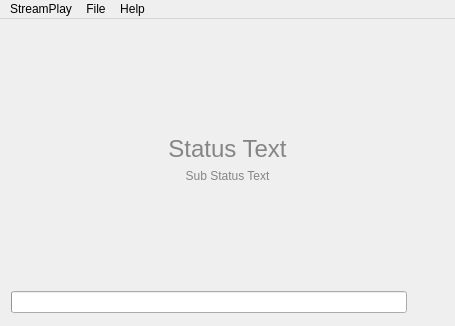
<?xml version="1.0" encoding="UTF-8"?>
<ui version="4.0">
 <class>MainWindow</class>
 <widget class="QMainWindow" name="MainWindow">
  <property name="geometry">
   <rect>
    <x>0</x>
    <y>0</y>
    <width>455</width>
    <height>326</height>
   </rect>
  </property>
  <property name="sizePolicy">
   <sizepolicy hsizetype="Preferred" vsizetype="Preferred">
    <horstretch>0</horstretch>
    <verstretch>0</verstretch>
   </sizepolicy>
  </property>
  <property name="acceptDrops">
   <bool>true</bool>
  </property>
  <property name="windowTitle">
   <string>StreamPlay - Demo</string>
  </property>
  <property name="styleSheet">
   <string notr="true">#topFrame {
border: none;
background: qradialgradient(cx:0.5, cy:0.2, radius: 1, fx:0.5, fy:0.1, 
stop:0 rgb(70, 70, 70), stop:1 rgb(0, 0, 0))
}
#botFrame {
border: none;
background: qlineargradient(x1: 0, y1: 0, x2: 0, y2: 1,
stop: 0.0 rgb(235, 235, 235), stop: 0.4 rgb(210, 210, 210),
stop: 0.5 rgb(210, 210, 210), stop: 0.74 rgb(195, 195, 195),
stop: 0.75 rgb(195, 195, 195), stop: 0.98 rgb(180, 180, 180));
}</string>
  </property>
  <widget class="QWidget" name="centralWidget">
   <layout class="QVBoxLayout" name="verticalLayout_2">
    <property name="spacing">
     <number>0</number>
    </property>
    <property name="leftMargin">
     <number>0</number>
    </property>
    <property name="topMargin">
     <number>0</number>
    </property>
    <property name="rightMargin">
     <number>0</number>
    </property>
    <property name="bottomMargin">
     <number>0</number>
    </property>
    <item>
     <widget class="QFrame" name="topFrame">
      <property name="frameShape">
       <enum>QFrame::StyledPanel</enum>
      </property>
      <property name="frameShadow">
       <enum>QFrame::Raised</enum>
      </property>
      <layout class="QVBoxLayout" name="verticalLayout">
       <item>
        <spacer name="verticalSpacer">
         <property name="orientation">
          <enum>Qt::Vertical</enum>
         </property>
         <property name="sizeHint" stdset="0">
          <size>
           <width>20</width>
           <height>40</height>
          </size>
         </property>
        </spacer>
       </item>
       <item>
        <widget class="QLabel" name="lblAction">
         <property name="text">
          <string/>
         </property>
         <property name="pixmap">
          <pixmap resource="StreamPlay.qrc">:/MainWindow/images/drop.png</pixmap>
         </property>
         <property name="scaledContents">
          <bool>false</bool>
         </property>
         <property name="alignment">
          <set>Qt::AlignCenter</set>
         </property>
        </widget>
       </item>
       <item>
        <widget class="QLabel" name="lblStatus">
         <property name="font">
          <font>
           <pointsize>18</pointsize>
           <weight>6</weight>
           <bold>false</bold>
          </font>
         </property>
         <property name="styleSheet">
          <string notr="true">color: #858585;
font-size:18pt;
font-weight:50;</string>
         </property>
         <property name="text">
          <string>Status Text</string>
         </property>
         <property name="scaledContents">
          <bool>false</bool>
         </property>
         <property name="alignment">
          <set>Qt::AlignCenter</set>
         </property>
         <property name="wordWrap">
          <bool>true</bool>
         </property>
        </widget>
       </item>
       <item>
        <widget class="QLabel" name="lblSubStatus">
         <property name="styleSheet">
          <string notr="true">color: #858585;</string>
         </property>
         <property name="text">
          <string>Sub Status Text</string>
         </property>
         <property name="alignment">
          <set>Qt::AlignHCenter|Qt::AlignTop</set>
         </property>
         <property name="wordWrap">
          <bool>true</bool>
         </property>
        </widget>
       </item>
       <item>
        <spacer name="verticalSpacer_2">
         <property name="orientation">
          <enum>Qt::Vertical</enum>
         </property>
         <property name="sizeHint" stdset="0">
          <size>
           <width>20</width>
           <height>40</height>
          </size>
         </property>
        </spacer>
       </item>
      </layout>
     </widget>
    </item>
    <item>
     <widget class="QFrame" name="botFrame">
      <property name="sizePolicy">
       <sizepolicy hsizetype="Preferred" vsizetype="Fixed">
        <horstretch>0</horstretch>
        <verstretch>0</verstretch>
       </sizepolicy>
      </property>
      <property name="frameShape">
       <enum>QFrame::StyledPanel</enum>
      </property>
      <property name="frameShadow">
       <enum>QFrame::Raised</enum>
      </property>
      <layout class="QHBoxLayout" name="horizontalLayout_2">
       <item>
        <widget class="QProgressBar" name="progressBar">
         <property name="value">
          <number>0</number>
         </property>
         <property name="textVisible">
          <bool>false</bool>
         </property>
        </widget>
       </item>
       <item>
        <spacer name="horizontalSpacer">
         <property name="orientation">
          <enum>Qt::Horizontal</enum>
         </property>
         <property name="sizeType">
          <enum>QSizePolicy::Maximum</enum>
         </property>
         <property name="sizeHint" stdset="0">
          <size>
           <width>5</width>
           <height>20</height>
          </size>
         </property>
        </spacer>
       </item>
       <item>
        <widget class="QToolButton" name="toolButton">
         <property name="minimumSize">
          <size>
           <width>26</width>
           <height>26</height>
          </size>
         </property>
         <property name="maximumSize">
          <size>
           <width>26</width>
           <height>26</height>
          </size>
         </property>
         <property name="styleSheet">
          <string notr="true">QToolButton { border: 0px; }
::menu-arrow { image: none; }
::menu-indicator { image:none; }
QMenu {
padding: 5px;
}</string>
         </property>
         <property name="text">
          <string/>
         </property>
         <property name="icon">
          <iconset resource="StreamPlay.qrc">
           <normaloff>:/MainWindow/images/airplay-off.png</normaloff>:/MainWindow/images/airplay-off.png</iconset>
         </property>
         <property name="iconSize">
          <size>
           <width>26</width>
           <height>26</height>
          </size>
         </property>
        </widget>
       </item>
      </layout>
     </widget>
    </item>
   </layout>
  </widget>
  <widget class="QMenuBar" name="menuBar">
   <property name="geometry">
    <rect>
     <x>0</x>
     <y>0</y>
     <width>455</width>
     <height>22</height>
    </rect>
   </property>
   <widget class="QMenu" name="menuFile">
    <property name="title">
     <string>File</string>
    </property>
    <widget class="QMenu" name="menuOpen_Recent">
     <property name="title">
      <string>Open Recent</string>
     </property>
     <addaction name="actionClear"/>
     <addaction name="separator"/>
    </widget>
    <addaction name="actionOpen_File"/>
    <addaction name="menuOpen_Recent"/>
    <addaction name="separator"/>
    <addaction name="actionLoad_Subtitles"/>
    <addaction name="separator"/>
   </widget>
   <widget class="QMenu" name="menuStreamPlay">
    <property name="title">
     <string>StreamPlay</string>
    </property>
    <addaction name="actionAbout"/>
    <addaction name="separator"/>
    <addaction name="actionPreferences"/>
    <addaction name="separator"/>
   </widget>
   <widget class="QMenu" name="menuHelp">
    <property name="title">
     <string>Help</string>
    </property>
    <addaction name="actionStreamPlay_Help"/>
    <addaction name="actionReport_A_Problem"/>
    <addaction name="separator"/>
    <addaction name="actionCheck_for_Updates"/>
   </widget>
   <addaction name="menuStreamPlay"/>
   <addaction name="menuFile"/>
   <addaction name="menuHelp"/>
  </widget>
  <action name="actionOpen_File">
   <property name="text">
    <string>Open File...</string>
   </property>
   <property name="shortcut">
    <string>Ctrl+O</string>
   </property>
  </action>
  <action name="actionAbout">
   <property name="text">
    <string>About StreamPlay</string>
   </property>
  </action>
  <action name="actionLoad_Subtitles">
   <property name="text">
    <string>Load Subtitles...</string>
   </property>
   <property name="shortcut">
    <string>Ctrl+S</string>
   </property>
  </action>
  <action name="actionPreferences">
   <property name="text">
    <string>Preferences...</string>
   </property>
  </action>
  <action name="actionStreamPlay_Help">
   <property name="text">
    <string>Report an Issue...</string>
   </property>
  </action>
  <action name="actionReport_A_Problem">
   <property name="text">
    <string>StreamPlay Help</string>
   </property>
  </action>
  <action name="actionClear">
   <property name="text">
    <string>Clear Recent</string>
   </property>
  </action>
  <action name="actionCheck_for_Updates">
   <property name="text">
    <string>Check for Updates...</string>
   </property>
  </action>
  <action name="actionCheck_For_Updates">
   <property name="text">
    <string>Check For Updates...</string>
   </property>
  </action>
 </widget>
 <layoutdefault spacing="6" margin="11"/>
 <resources>
  <include location="StreamPlay.qrc"/>
 </resources>
 <connections>
  <connection>
   <sender>actionOpen_File</sender>
   <signal>triggered()</signal>
   <receiver>MainWindow</receiver>
   <slot>menuOpenFile()</slot>
   <hints>
    <hint type="sourcelabel">
     <x>-1</x>
     <y>-1</y>
    </hint>
    <hint type="destinationlabel">
     <x>129</x>
     <y>129</y>
    </hint>
   </hints>
  </connection>
  <connection>
   <sender>actionClear</sender>
   <signal>triggered()</signal>
   <receiver>MainWindow</receiver>
   <slot>menuClearRecentFiles()</slot>
   <hints>
    <hint type="sourcelabel">
     <x>-1</x>
     <y>-1</y>
    </hint>
    <hint type="destinationlabel">
     <x>129</x>
     <y>129</y>
    </hint>
   </hints>
  </connection>
  <connection>
   <sender>actionLoad_Subtitles</sender>
   <signal>triggered()</signal>
   <receiver>MainWindow</receiver>
   <slot>menuLoadSubtitles()</slot>
   <hints>
    <hint type="sourcelabel">
     <x>-1</x>
     <y>-1</y>
    </hint>
    <hint type="destinationlabel">
     <x>205</x>
     <y>147</y>
    </hint>
   </hints>
  </connection>
  <connection>
   <sender>actionCheck_for_Updates</sender>
   <signal>triggered()</signal>
   <receiver>MainWindow</receiver>
   <slot>menuCheckForUpdates()</slot>
   <hints>
    <hint type="sourcelabel">
     <x>-1</x>
     <y>-1</y>
    </hint>
    <hint type="destinationlabel">
     <x>227</x>
     <y>162</y>
    </hint>
   </hints>
  </connection>
  <connection>
   <sender>actionPreferences</sender>
   <signal>triggered()</signal>
   <receiver>MainWindow</receiver>
   <slot>menuPreferences()</slot>
   <hints>
    <hint type="sourcelabel">
     <x>-1</x>
     <y>-1</y>
    </hint>
    <hint type="destinationlabel">
     <x>227</x>
     <y>162</y>
    </hint>
   </hints>
  </connection>
  <connection>
   <sender>actionAbout</sender>
   <signal>triggered()</signal>
   <receiver>MainWindow</receiver>
   <slot>menuAbout()</slot>
   <hints>
    <hint type="sourcelabel">
     <x>-1</x>
     <y>-1</y>
    </hint>
    <hint type="destinationlabel">
     <x>227</x>
     <y>162</y>
    </hint>
   </hints>
  </connection>
  <connection>
   <sender>actionReport_A_Problem</sender>
   <signal>triggered()</signal>
   <receiver>MainWindow</receiver>
   <slot>menuReportAProblem()</slot>
   <hints>
    <hint type="sourcelabel">
     <x>-1</x>
     <y>-1</y>
    </hint>
    <hint type="destinationlabel">
     <x>227</x>
     <y>162</y>
    </hint>
   </hints>
  </connection>
  <connection>
   <sender>actionStreamPlay_Help</sender>
   <signal>triggered()</signal>
   <receiver>MainWindow</receiver>
   <slot>menuHelp()</slot>
   <hints>
    <hint type="sourcelabel">
     <x>-1</x>
     <y>-1</y>
    </hint>
    <hint type="destinationlabel">
     <x>227</x>
     <y>162</y>
    </hint>
   </hints>
  </connection>
 </connections>
 <slots>
  <slot>menuOpenFile()</slot>
  <slot>menuClearRecentFiles()</slot>
  <slot>menuLoadSubtitles()</slot>
  <slot>menuCheckForUpdates()</slot>
  <slot>menuPreferences()</slot>
  <slot>menuAbout()</slot>
  <slot>menuHelp()</slot>
  <slot>menuReportAProblem()</slot>
 </slots>
</ui>
